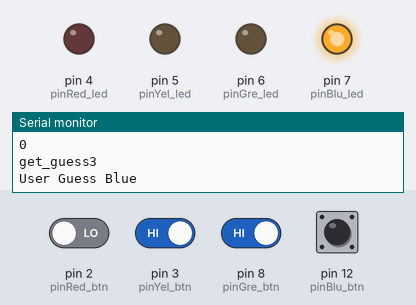
The sketch below on a simulated Arduino Uno, built with avr-gcc and run on an emulated ATmega328P. Parts: output pins drawn as LEDs (lit = HIGH), the last lines printed to the serial monitor. The inputs (shaded band) are chosen by the test bench; at power-on: pin 3 (pinYel_btn), pin 8 (pinGre_btn), pin 12 (pinBlu_btn) HIGH, pin 2 (pinRed_btn) LOW. Random numbers use the default seed unless the sketch sets one.

Above: at 2.2 s.
2.3 s: pin 12 (pinBlu_btn) pulled LOW for 1.4 s
At 3.1 s:
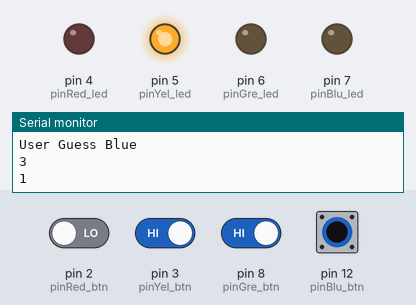
At 4.9 s:
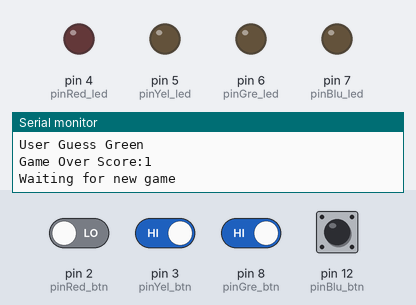
5.8 s: pin 8 (pinGre_btn) driven LOW and pin 12 (pinBlu_btn) driven LOW
At 8.2 s:
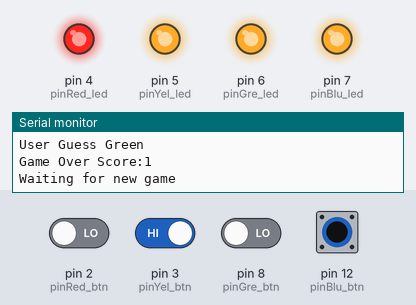
15.2 s: pin 8 (pinGre_btn) driven LOW
18.7 s: pin 2 (pinRed_btn) driven HIGH and pin 3 (pinYel_btn) driven LOW
Timing chart, 0 to 25.4 s (numbered marks = the images above; inputs shaded):
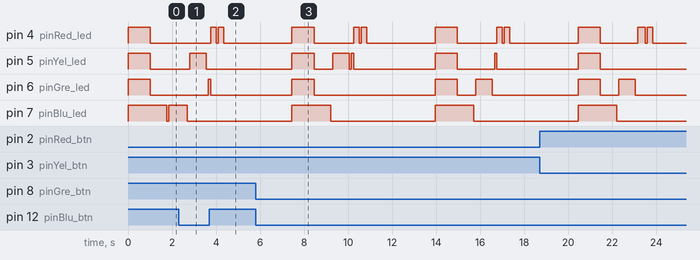

The sketch:

Simon_Says.ino
```cpp
int simonPicks[] = {
};
int pick;
// 0 = red, 1 = yellow, 2 = green, 3 = blue
int pinRed_led = 4;
int pinRed_btn = 2;
int pinYel_led = 5;
int pinYel_btn = 3;
int pinGre_led = 6;
int pinGre_btn = 8;
int pinBlu_led = 7;
int pinBlu_btn = 12;
boolean waiting = true;

int roundCount = 0;

int user_guess;
int btn;

void gameReady(){
  digitalWrite(pinRed_led, HIGH);
  digitalWrite(pinYel_led, HIGH);
  digitalWrite(pinGre_led, HIGH);
  digitalWrite(pinBlu_led, HIGH);
  delay(1000);
  digitalWrite(pinRed_led, LOW);
  digitalWrite(pinYel_led, LOW);
  digitalWrite(pinGre_led, LOW);
  digitalWrite(pinBlu_led, LOW);
    roundCount = 0;

  user_guess = 4;
}

void gameOver(){
  Serial.print("Game Over Score:");
  Serial.println(roundCount);

  for(int i; i<=roundCount; i++){
    digitalWrite(pinRed_led, HIGH);
    delay(250);
    digitalWrite(pinRed_led, LOW);
    delay(100);
  }
  Serial.println("Waiting for new game");
  delay(3000);
  gameReady();
}

void debounce(){
  int timeMark;
  int timeDelta;
  const int debounceTime = 700;

  timeDelta = millis() - timeMark;

  if(btn != 4 && timeDelta > debounceTime){
    timeMark = millis();
    user_guess = btn;
    btn = 4;
  }
  else{
    btn = 4;
    delay(100);
  }
}

void get_guess(){
  Serial.print("get_guess");
  Serial.println(user_guess);
  if(user_guess == 0){ //red
    digitalWrite(pinRed_led, HIGH);
    delay(100);
    digitalWrite(pinRed_led, LOW);
    Serial.print("User Guess ");
    Serial.println("Red");
  }
  else if(user_guess == 1){ //yellow
    digitalWrite(pinYel_led, HIGH);
    delay(100);
    digitalWrite(pinYel_led, LOW);
    Serial.print("User Guess ");
    Serial.println("Yellow");
  }
  else if(user_guess == 2){  //green
    digitalWrite(pinGre_led, HIGH);
    delay(100);
    digitalWrite(pinGre_led, LOW);
    Serial.print("User Guess ");
    Serial.println("Green");
  }
  else if(user_guess == 3){ //blue
    digitalWrite(pinBlu_led, HIGH);
    delay(100);
    digitalWrite(pinBlu_led, LOW);
    Serial.print("User Guess ");
    Serial.println("Blue");
  }

}


void setup(){
  Serial.begin(9600);
  Serial.println("Game Start");

  //OUTPUTS
  pinMode(pinRed_led, OUTPUT);
  pinMode(pinYel_led, OUTPUT);
  pinMode(pinGre_led, OUTPUT);
  pinMode(pinBlu_led, OUTPUT);

  //INPUTS
  pinMode(pinRed_btn, INPUT);
  pinMode(pinYel_btn, INPUT);
  pinMode(pinGre_btn, INPUT);
  pinMode(pinBlu_btn, INPUT);


  gameReady();


}

void loop(){

  pick = random(4);
  simonPicks[roundCount] = pick;

  for(int i = 0; i <= roundCount; i++){

    if(simonPicks[i] == 0){
      digitalWrite(pinRed_led, HIGH);
      delay(750);
      digitalWrite(pinRed_led, LOW);
      delay(100);
    }
    else if(simonPicks[i] == 1){
      digitalWrite(pinYel_led, HIGH);
      delay(750);
      digitalWrite(pinYel_led, LOW);
      delay(100);
    }
    else if(simonPicks[i] == 2){
      digitalWrite(pinGre_led, HIGH);
      delay(750);
      digitalWrite(pinGre_led, LOW);
      delay(100);
    }
    else if(simonPicks[i] == 3){
      digitalWrite(pinBlu_led, HIGH);
      delay(750);
      digitalWrite(pinBlu_led, LOW);
      delay(100);
    }
    Serial.println(simonPicks[i]);
    Serial.println(roundCount);
  }

  for(int j = 0; j <= roundCount; j++){


    while(digitalRead(pinRed_btn) == LOW && digitalRead(pinYel_btn) == LOW && digitalRead(pinGre_btn) == LOW && digitalRead(pinBlu_btn) == LOW){
    }
    //Serial.println("Waiting..");

    if(digitalRead(pinRed_btn) == HIGH){
      btn = 0;
    }
    if(digitalRead(pinYel_btn) == HIGH){
      btn = 1;
    }
    if(digitalRead(pinGre_btn) == HIGH){
      btn = 2;
    }
    if(digitalRead(pinBlu_btn) == HIGH){
      btn = 3;
    }

    debounce();
    get_guess();

    if(simonPicks[j] != user_guess){
      gameOver();
    }

  }

  roundCount++; //increase the round and score
}
```

Measured:
- after the input at 2.3 s, pin 6 (pinGre_led): LOW → HIGH after 1.4 s, → LOW 0.10 s later
